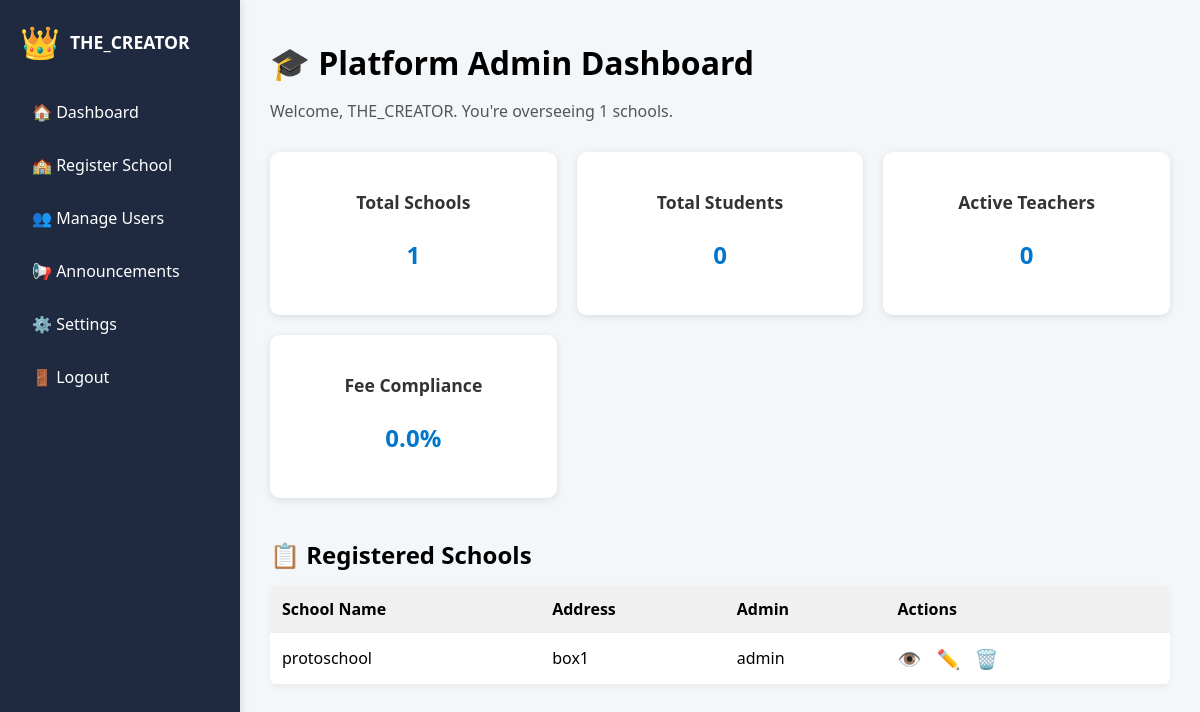
Before: /platform/ (signed in) with the older database file.
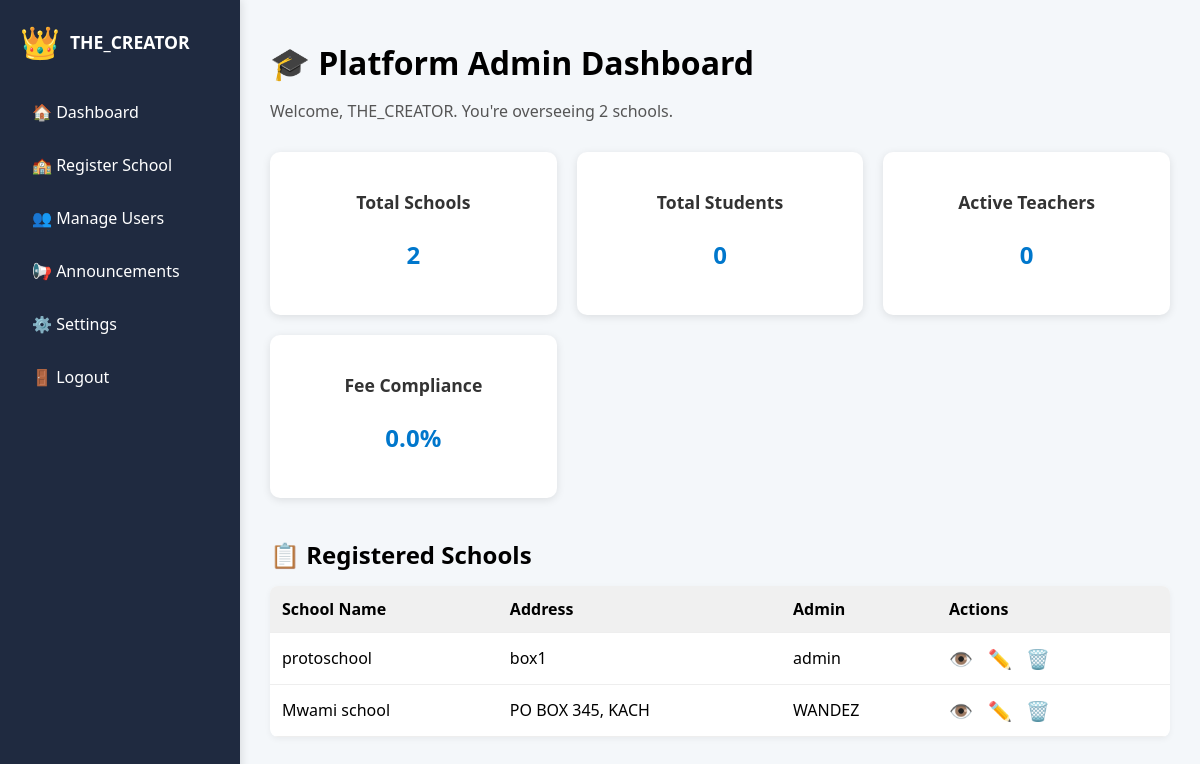
After: the same page with the newer database file.
### theschool/models.py (models this page shows, shortened)
class School(models.Model):
    name = models.CharField(max_length=255)
    address = models.TextField()
    created_at = models.DateTimeField(auto_now_add=True)

class User(AbstractUser):
    ROLE_CHOICES = (
        ('admin', 'Admin'),
        ('teacher', 'Teacher'),
        ('parent', 'Parent'),
        ('platform_admin', 'Platform Admin'),
    )
    role = models.CharField(max_length=20, choices=ROLE_CHOICES)
    school = models.ForeignKey(School, on_delete=models.CASCADE, null=True, blank=True)
    phone_number = models.CharField(max_length=20, blank=True)
    is_platform_admin = models.BooleanField(default=False)

### theschool/views.py (the view)
# urls.py: path('platform/', views.platform_dashboard, name='platform_dashboard'),
@login_required
def platform_dashboard(request):
    if not request.user.is_platform_admin:
        return redirect('dashboard')
    schools = School.objects.all()
    total_students = Student.objects.count()
    total_teachers = User.objects.filter(role='teacher').count()
    paid = FeeRecord.objects.aggregate(total=Sum('amount_paid'))['total'] or 0
    due = FeeRecord.objects.aggregate(total=Sum('amount_due'))['total'] or 1
    fee_compliance = round((paid / due) * 100, 2)
    school_admins = {
        school.id: school.user_set.filter(role='admin').first()
        for school in schools
    }
    return render(request, 'platform_dashboard.html', {
        'schools': schools,
        'total_students': total_students,
        'total_teachers': total_teachers,
        'fee_compliance': fee_compliance,
        'school_admins': school_admins
    })

### theschool/templatetags/custom_tags.py (called while the page is built)
@register.filter
def dict_get(dictionary, key):
    return dictionary.get(key)

### templates/platform_dashboard.html (shortened to what this page needs)
{% load static %}
{% load custom_tags %}
<!DOCTYPE html>
<html lang="en">
<head>
  <link rel="stylesheet" href="{% static 'css/platform_dashboard.css' %}">
  <link rel="stylesheet" href="{% static 'css/sidebar.css' %}">
</head>
<body>
  <div class="layout-grid">
    {% include 'sidebar.html' %}
    <main class="main-content">
      <h1>🎓 Platform Admin Dashboard</h1>
      <p class="subtitle">Welcome, {{ request.user.username }}. You're overseeing {{ schools.count }} schools.</p>
      <section class="metrics-grid">
        <div class="metric-card">
          <h3>Total Schools</h3>
          <p>{{ schools.count }}</p>
        </div>
        <div class="metric-card">
          <h3>Total Students</h3>
          <p>{{ total_students }}</p>
        </div>
        <div class="metric-card">
          <h3>Active Teachers</h3>
          <p>{{ total_teachers }}</p>
        </div>
        <div class="metric-card">
          <h3>Fee Compliance</h3>
          <p>{{ fee_compliance }}%</p>
        </div>
      </section>
      <section class="school-table-section">
        <h2>📋 Registered Schools</h2>
        {% if schools %}
          <div class="table-scroll-wrapper">
            <table class="school-table">
              <thead>
                <tr>
                  <th>School Name</th>
                  <th>Address</th>
                  <th>Admin</th>
                  <th>Actions</th>
                </tr>
              </thead>
              <tbody>
                {% for school in schools %}
                  <tr>
                    <td>{{ school.name }}</td>
                    <td>{{ school.address }}</td>
                    {% with school_admins|dict_get:school.id as admin %}
                      <td>{{ admin.username }}</td>
                    {% endwith %}
                    <td class="actions">
                      <a href="{% url 'view_school' school.id %}" title="View">
                        👁️
                      </a>
                      <a href="{% url 'edit_school' school.id %}" title="Edit">✏️</a>
                      <a href="javascript:void(0);" onclick="confirmDelete({{ school.id }})" title="Delete">🗑️</a>
                    </td>
                  </tr>
                {% endfor %}
              </tbody>
            </table>
          </div>
        {% else %}
          <p>No schools registered yet.</p>
        {% endif %}
      </section>
    </main>
  </div>
</body>
</html>

Changed rows visible on the page:
added School: name "Mwami school", address "PO BOX 345, KACH", id.username "WANDEZ"
Other visible differences:
{{ schools.count }}: "1" → "2"
